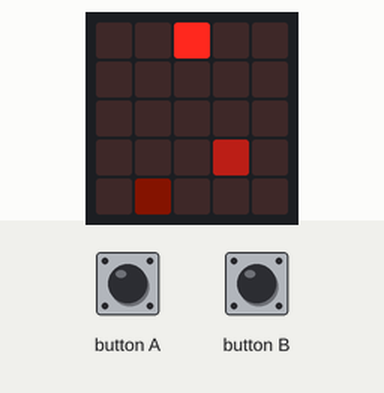
This program was run on a simulated BBC micro:bit (MakeCode). Parts: the board's 5×5 LED display. Inputs (shaded band) come from the test bench. Random numbers come from a fixed seed.

Above: at 1.2 s.
1.3 s: button A pressed for 0.15 s
At 3.2 s:
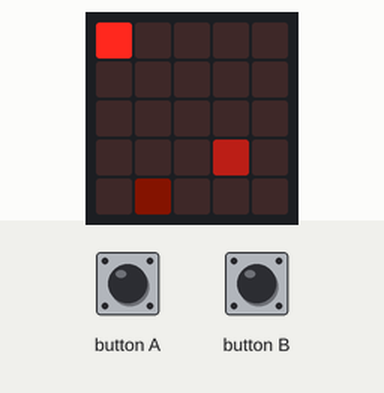
3.5 s: button A pressed for 0.15 s
At 6.1 s:
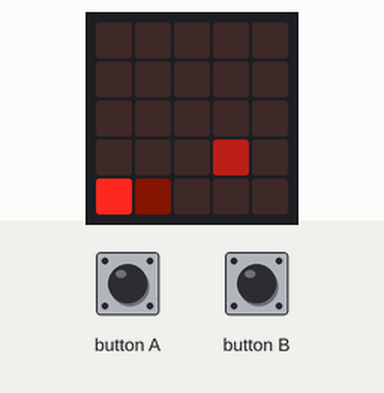
6.6 s: button A pressed for 0.15 s
At 7.2 s:
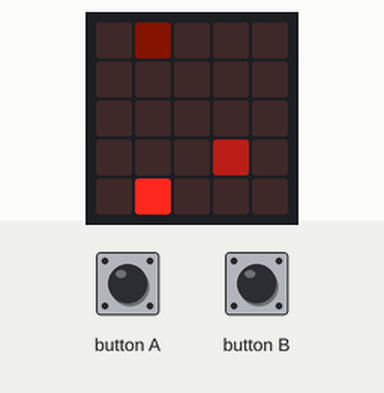
7.3 s: button B pressed for 0.15 s
At 9.8 s:
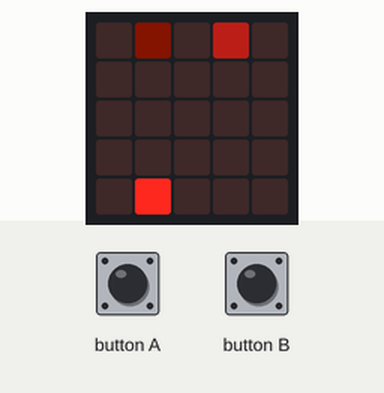
10.4 s: button B pressed for 0.15 s
At 11.4 s:
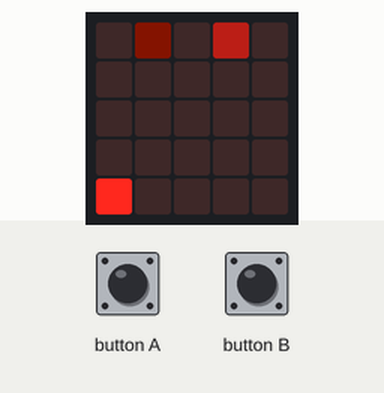
13.5 s: button B pressed for 0.15 s
At 18.9 s:
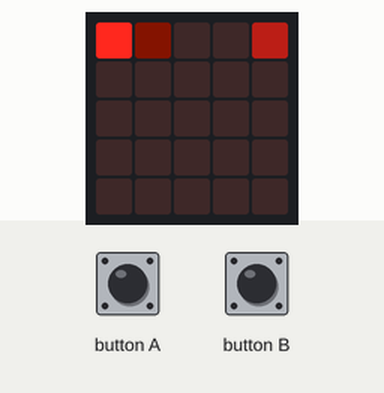
Timing chart, 0 to 20.4 s (numbered marks = the images above; inputs shaded):
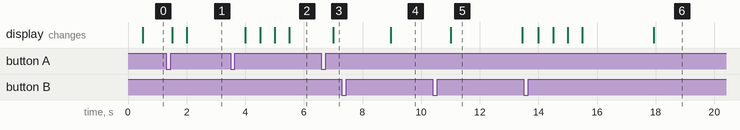

Measured:
- after the input at 1.3 s, the display: first changes after 0.20 s (image 1 shows a later state)
- after the input at 3.5 s, the display: first changes after 0.50 s (image 2 shows a later state)
- after the input at 6.6 s, the display: first changes after 0.40 s (image 3 shows a later state)
- what the display in image 5 shows lasts 2.4 s, from 11.0 s to 13.4 s

The program:

main.ts
```typescript
input.onButtonPressed(Button.A, function () {
    Player.turn(Direction.Left, 90)
})
input.onButtonPressed(Button.B, function () {
    Player.turn(Direction.Right, 90)
})
let points = 0
let length = 0
let Player: game.LedSprite = null
let lives = 3
Player = game.createSprite(2, 2)
Player.set(LedSpriteProperty.Direction, 0)
let apple = game.createSprite(randint(0, 4), randint(0, 4))
apple.set(LedSpriteProperty.Brightness, 7)
let Enemy = game.createSprite(randint(0, 4), randint(0, 4))
Enemy.set(LedSpriteProperty.Brightness, 75)
let speed = 500
loops.everyInterval(60000, function () {
    speed += -100
})
loops.everyInterval(randint(4000, 7000), function () {
    Enemy.delete()
    Enemy = game.createSprite(randint(0, 4), randint(0, 4))
    Enemy.set(LedSpriteProperty.Brightness, 75)
})
basic.forever(function () {
    if (Player.isTouching(apple)) {
        length += 1
        apple.set(LedSpriteProperty.X, randint(0, 4))
        apple.set(LedSpriteProperty.Y, randint(0, 4))
        apple.set(LedSpriteProperty.Brightness, 7)
        points += 1
    }
    if (Player.isTouching(Enemy)) {
        Enemy.delete()
        Enemy = game.createSprite(randint(0, 4), randint(0, 4))
        Enemy.set(LedSpriteProperty.Brightness, 75)
        lives += -1
    }
    if (lives < 1) {
        game.setScore(points)
        game.gameOver()
    }
})
loops.everyInterval(speed, function () {
    Player.move(1)
})
```

test.ts
```typescript
// testene settes inn her; disse vil ikke kompilert så lenge denne pakken blir brukt som en utvidelse.
```
